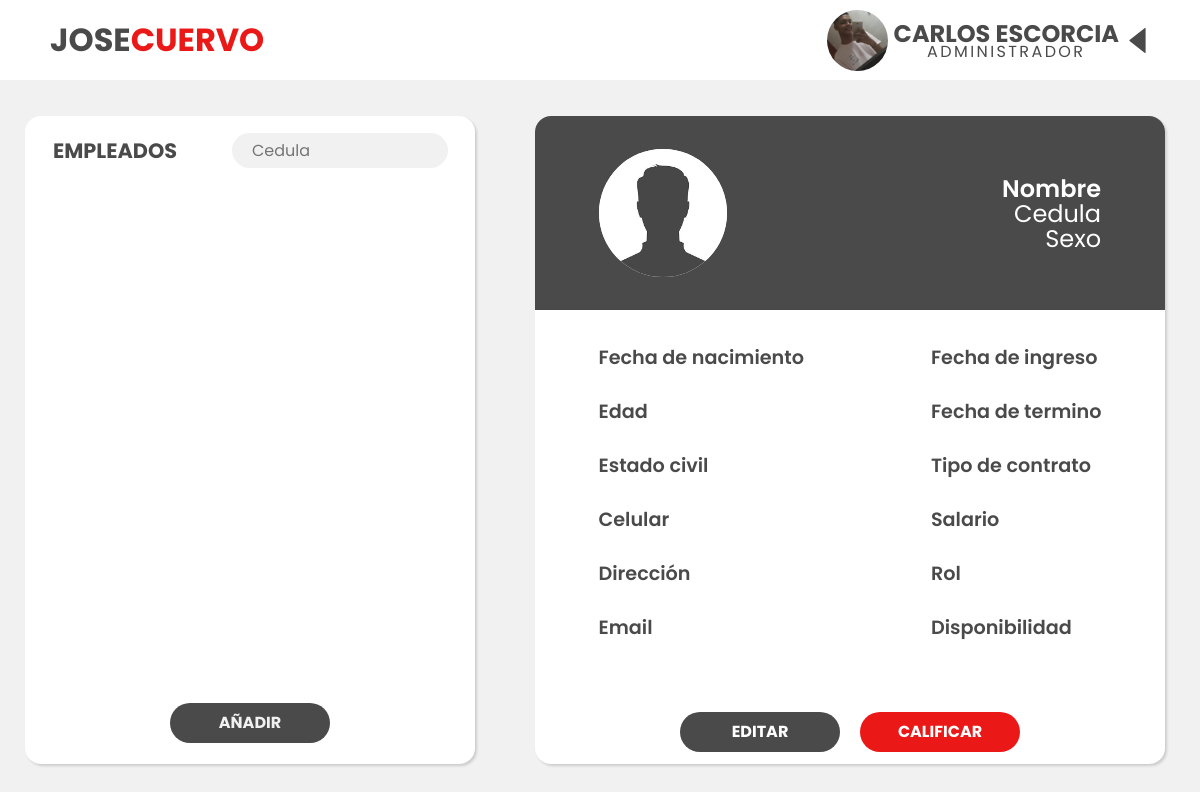
The app's page /dashboard (signed in), older data.
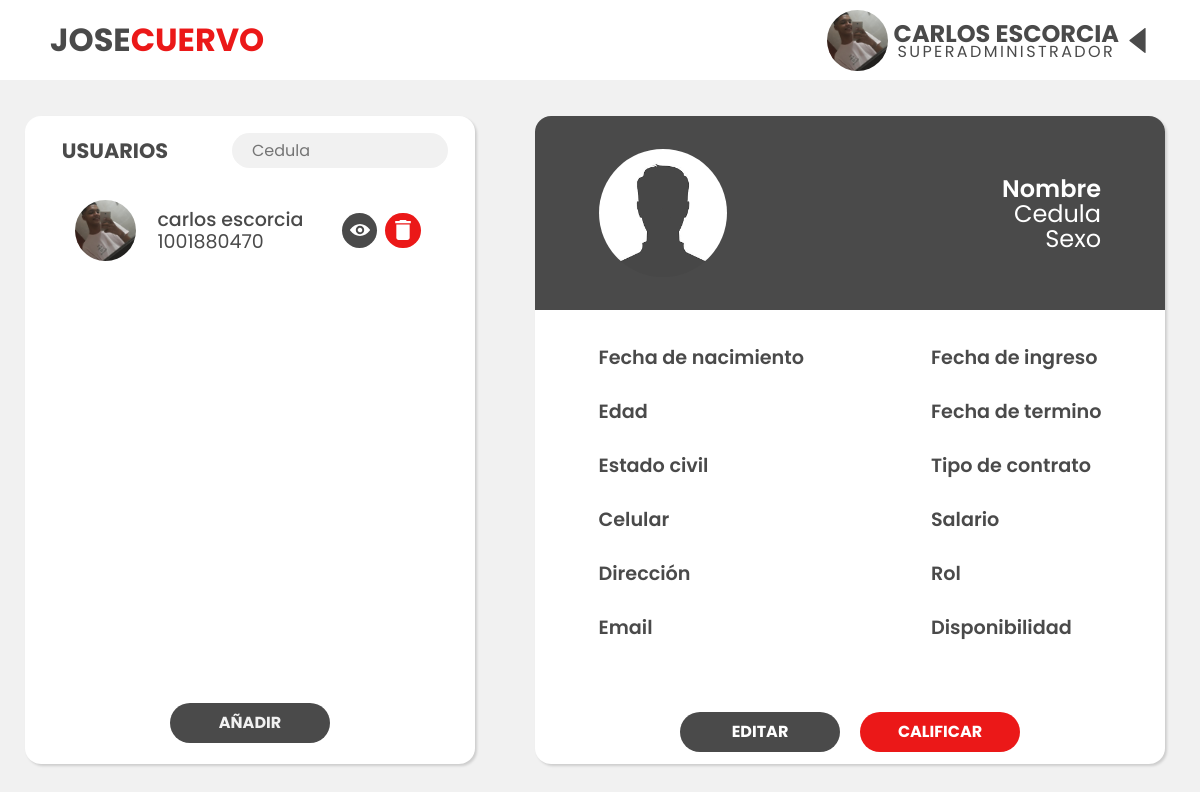
The same page, newer data.
### tables this page shows
CREATE TABLE usuario (CC INTEGER NOT NULL, nombre VARCHAR, apellido VARCHAR, edad INTEGER, sexo CHAR NOT NULL, fecha_nacimiento DATE, estado_civil VARCHAR, celular INTEGER, direccion VARCHAR, email VARCHAR, fecha_ingreso DATE, fecha_termino DATE, tipo_contrato VARCHAR, salario INTEGER, rol INTEGER, disponibilidad BOOLEAN, foto VARCHAR, contraseña VARCHAR, registrador VARCHAR, token VARCHAR, FOREIGN KEY (rol) REFERENCES rol (ID), PRIMARY KEY (CC));

### app.py (the view, shortened to what this page needs)
@app.route('/dashboard', methods=["GET","POST"])
def dashboard():
    if "usuario" in session:
        rol = roles[session["rol"]]
        target = "USUARIOS"
        if session["rol"] == 2:
            target = "EMPLEADOS"
        if request.method == "GET":
            if session["rol"] != 3:
                nombres = session["nombre"] + " " + session["apellido"]
                nombres = nombres.upper()
                imagen = "imgs/default.png"
                try:
                    with sqlite3.connect('joseCuervoDB.db') as con:
                        con.row_factory = sqlite3.Row
                        cur = con.cursor()
                        if session["rol"] == 2:
                            cur.execute("SELECT CC,nombre,foto,apellido FROM usuario WHERE CC != ? AND rol = ? AND disponibilidad=?",[session["usuario"],3,1])
                        else:
                            cur.execute("SELECT CC,nombre,foto,apellido FROM usuario WHERE CC != ? AND disponibilidad=?",[session["usuario"],1])
                        row = cur.fetchall()
                except Error  as er:
                    print('SQLite error: %s' % (' '.join(er.args)))
                return render_template("dashboard.html",nombre=nombres, rol=rol,target=target, row = row,Unombre="Nombre",cedula="Cedula",sexo="Sexo",imagen=imagen,perfil=session["foto"])
            else:
                return redirect("/empleado")
    else:
        return redirect("/")

### templates/dashboard.html (shortened to what this page needs)
{% extends "layout.html" %}
{% block head %}
<link rel="stylesheet" href="{{ url_for('static', filename='styles/vistaAdmin.css') }}">
{% endblock %}
{% block content %}
<main>
    <div class="tabla-usuarios">
        <div class="tabla-usuarios-top">
            <label>{{ target }}</label>
            <div class="search">
                <input type="text" name="" onkeyup="buscar()" id="search-box" placeholder="Cedula">
            </div>
        </div>
        <ul id="tabla">
            {% for r in row %}
            <li>
                <div class="user">
                    <img src='{{ url_for("static", filename=r[2])}}' alt="" class="foto-perfil">
                    <div class="user__info">
                        <p id="Tnombre">{{r["nombre"]}} {{r["apellido"]}}</p>
                        <p>{{r["CC"]}}</p>
                    </div>
                    <div class="buttons">
                        <a class="view" href="{{url_for('buscar',cedula=r['CC'])}}">
                            <img src="{{ url_for('static', filename='imgs/eye.svg') }}" alt="">
                        </a>
                        <a class="delete" onclick="disponible('{{r[0]}}')">
                            <img src="{{ url_for('static', filename='imgs/delete.svg') }}" alt="">
                        </a>
                    </div>
                </div>
            </li>
            {% endfor %}
        </ul>
        <div class="tabla-usuario-boton">
            <a class="button" href="/registro">AÑADIR</a>
        </div>
    </div>
    <div class="info-usuarios">
        <div class="top-info">
            <img src="{{ url_for('static', filename=imagen) }}" alt="">
            <div class="usuario-info-ocupacion">
                <p class="nombre">{{Unombre}}</p>
                <p class="cedula">{{cedula}}</p>
                <p class="ocupacion">{{sexo}}</p>
            </div>
        </div>
        <div class="formulario">
            <div class="izq">
                <div>
                    <p class="titulo">Fecha de nacimiento</p>
                    <p>{{nacimiento}}</p>
                </div>
                <div>
                    <p class="titulo">Edad</p>
                    <p>{{edad}}</p>
                </div>
                <div>
                    <p class="titulo">Estado civil</p>
                    <p>{{estado}}</p>
                </div>
                <div>
                    <p class="titulo">Celular</p>
                    <p>{{celular}}</p>
                </div>
                <div>
                    <p class="titulo">Dirección</p>
                    <p>{{direccion}}</p>
                </div>
                <div>
                    <p class="titulo">Email</p>
                    <p>{{email}}</p>
                </div>
            </div>
            <div class="der">
                <div>
                    <p class="titulo">Fecha de ingreso</p>
                    <p>{{ingreso}}</p>
                </div>
                <div>
                    <p class="titulo">Fecha de termino</p>
                    <p>{{termino}}</p>
                </div>
                <div>
                    <p class="titulo">Tipo de contrato</p>
                    <p>{{tipo}}</p>
                </div>
                <div>
                    <p class="titulo">Salario</p>
                    <p>{{salario}}</p>
                </div>
                <div>
                    <p class="titulo">Rol</p>
                    <p>{{Rol}}</p>
                </div>
                <div>
                    <p class="titulo">Disponibilidad</p>
                    <p>{{disponible}}</p>
                </div>
            </div>
        </div>
        <div class="info-usuarios-buttons">
            <a id="editar"  href="" class="button" >
                <p>EDITAR</p>
            </a>
            <a id="calificar" href="" class="button">
                <p>CALIFICAR</p>
            </a>
        </div>
    </div>
</main>
{% endblock %}

Row changes from the older to the newer data that the page shows:
now on this page (row edited): usuario: foto (picture), nombre "carlos", apellido "escorcia", CC "1001880470"
Text that changed along with them:
{{ rol }}: "ADMINISTRADOR" → "SUPERADMINISTRADOR"
{{ target }}: "EMPLEADOS" → "USUARIOS"
